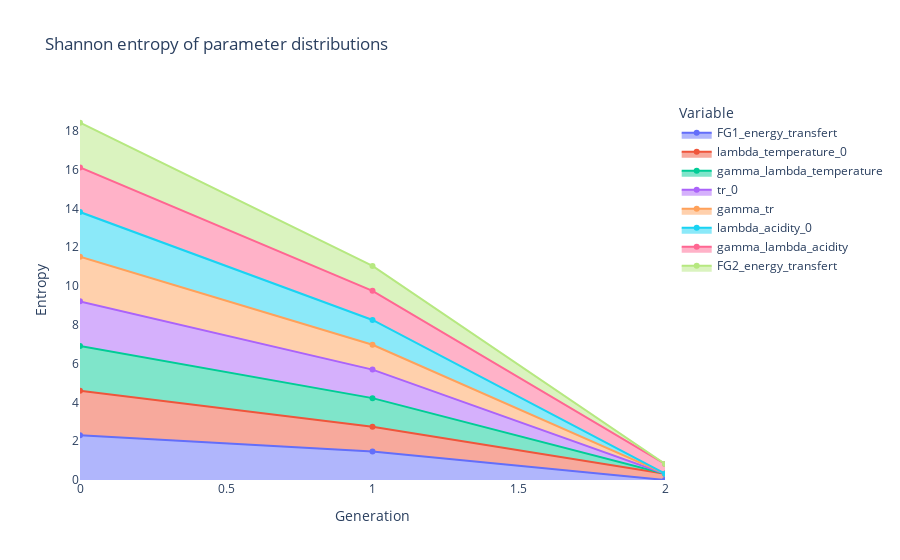

Notebook cell for this chart:
### Code cell
viewer.shannon_entropy(bins=100_000)

### Figure 1 — Plotly figure (JSON) as saved in the notebook; plotly's stock layout.template omitted (floating-point values rounded to 4 significant figures)
{"data": [{"fillpattern": {"shape": ""}, "hovertemplate": "Variable=FG1_energy_transfert<br>Generation=%{x}<br>Entropy=%{y}<extra></extra>", "legendgroup": "FG1_energy_transfert", "line": {"color": "#636efa"}, "marker": {"symbol": "circle"}, "mode": "lines+markers", "name": "FG1_energy_transfert", "orientation": "v", "showlegend": true, "stackgroup": "1", "type": "scatter", "x": [0, 1, 2], "xaxis": "x", "y": [2.303, 1.471, 3.554e-09], "yaxis": "y"}, {"fillpattern": {"shape": ""}, "hovertemplate": "Variable=lambda_temperature_0<br>Generation=%{x}<br>Entropy=%{y}<extra></extra>", "legendgroup": "lambda_temperature_0", "line": {"color": "#EF553B"}, "marker": {"symbol": "circle"}, "mode": "lines+markers", "name": "lambda_temperature_0", "orientation": "v", "showlegend": true, "stackgroup": "1", "type": "scatter", "x": [0, 1, 2], "xaxis": "x", "y": [2.303, 1.28, 0.3251], "yaxis": "y"}, {"fillpattern": {"shape": ""}, "hovertemplate": "Variable=gamma_lambda_temperature<br>Generation=%{x}<br>Entropy=%{y}<extra></extra>", "legendgroup": "gamma_lambda_temperature", "line": {"color": "#00cc96"}, "marker": {"symbol": "circle"}, "mode": "lines+markers", "name": "gamma_lambda_temperature", "orientation": "v", "showlegend": true, "stackgroup": "1", "type": "scatter", "x": [0, 1, 2], "xaxis": "x", "y": [2.303, 1.471, 3.554e-09], "yaxis": "y"}, {"fillpattern": {"shape": ""}, "hovertemplate": "Variable=tr_0<br>Generation=%{x}<br>Entropy=%{y}<extra></extra>", "legendgroup": "tr_0", "line": {"color": "#ab63fa"}, "marker": {"symbol": "circle"}, "mode": "lines+markers", "name": "tr_0", "orientation": "v", "showlegend": true, "stackgroup": "1", "type": "scatter", "x": [0, 1, 2], "xaxis": "x", "y": [2.303, 1.471, 3.554e-09], "yaxis": "y"}, {"fillpattern": {"shape": ""}, "hovertemplate": "Variable=gamma_tr<br>Generation=%{x}<br>Entropy=%{y}<extra></extra>", "legendgroup": "gamma_tr", "line": {"color": "#FFA15A"}, "marker": {"symbol": "circle"}, "mode": "lines+markers", "name": "gamma_tr", "orientation": "v", "showlegend": true, "stackgroup": "1", "type": "scatter", "x": [0, 1, 2], "xaxis": "x", "y": [2.303, 1.28, 3.554e-09], "yaxis": "y"}, {"fillpattern": {"shape": ""}, "hovertemplate": "Variable=lambda_acidity_0<br>Generation=%{x}<br>Entropy=%{y}<extra></extra>", "legendgroup": "lambda_acidity_0", "line": {"color": "#19d3f3"}, "marker": {"symbol": "circle"}, "mode": "lines+markers", "name": "lambda_acidity_0", "orientation": "v", "showlegend": true, "stackgroup": "1", "type": "scatter", "x": [0, 1, 2], "xaxis": "x", "y": [2.303, 1.28, 3.554e-09], "yaxis": "y"}, {"fillpattern": {"shape": ""}, "hovertemplate": "Variable=gamma_lambda_acidity<br>Generation=%{x}<br>Entropy=%{y}<extra></extra>", "legendgroup": "gamma_lambda_acidity", "line": {"color": "#FF6692"}, "marker": {"symbol": "circle"}, "mode": "lines+markers", "name": "gamma_lambda_acidity", "orientation": "v", "showlegend": true, "stackgroup": "1", "type": "scatter", "x": [0, 1, 2], "xaxis": "x", "y": [2.303, 1.505, 0.5004], "yaxis": "y"}, {"fillpattern": {"shape": ""}, "hovertemplate": "Variable=FG2_energy_transfert<br>Generation=%{x}<br>Entropy=%{y}<extra></extra>", "legendgroup": "FG2_energy_transfert", "line": {"color": "#B6E880"}, "marker": {"symbol": "circle"}, "mode": "lines+markers", "name": "FG2_energy_transfert", "orientation": "v", "showlegend": true, "stackgroup": "1", "type": "scatter", "x": [0, 1, 2], "xaxis": "x", "y": [2.303, 1.28, 3.554e-09], "yaxis": "y"}], "layout": {"legend": {"title": {"text": "Variable"}, "tracegroupgap": 0}, "plot_bgcolor": "rgba(0, 0, 0, 0)", "title": {"text": "Shannon entropy of parameter distributions"}, "xaxis": {"anchor": "y", "domain": [0, 1], "showgrid": false, "title": {"text": "Generation"}}, "yaxis": {"anchor": "x", "domain": [0, 1], "showgrid": false, "title": {"text": "Entropy"}}}}
